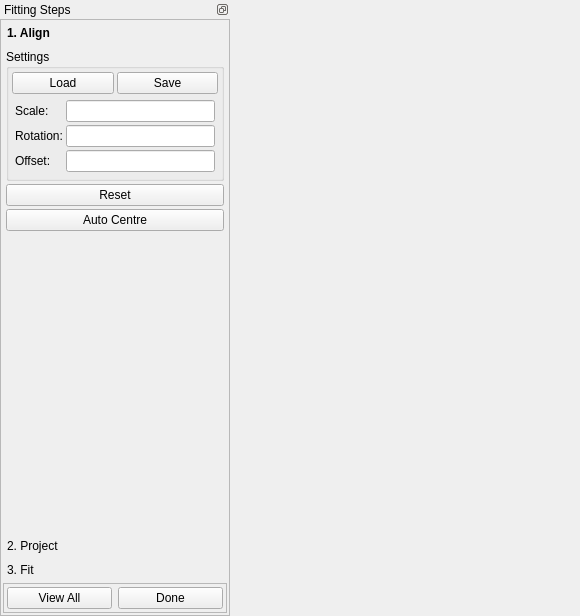
<?xml version="1.0" encoding="UTF-8"?>
<ui version="4.0">
 <class>SmoothfitWidget</class>
 <widget class="QWidget" name="SmoothfitWidget">
  <property name="geometry">
   <rect>
    <x>0</x>
    <y>0</y>
    <width>580</width>
    <height>616</height>
   </rect>
  </property>
  <property name="sizePolicy">
   <sizepolicy hsizetype="Preferred" vsizetype="Preferred">
    <horstretch>0</horstretch>
    <verstretch>0</verstretch>
   </sizepolicy>
  </property>
  <property name="windowTitle">
   <string>Form</string>
  </property>
  <layout class="QHBoxLayout" name="horizontalLayout">
   <property name="spacing">
    <number>0</number>
   </property>
   <property name="margin">
    <number>0</number>
   </property>
   <item>
    <widget class="QDockWidget" name="dockWidget">
     <property name="sizePolicy">
      <sizepolicy hsizetype="Preferred" vsizetype="Expanding">
       <horstretch>0</horstretch>
       <verstretch>0</verstretch>
      </sizepolicy>
     </property>
     <property name="minimumSize">
      <size>
       <width>230</width>
       <height>135</height>
      </size>
     </property>
     <property name="features">
      <set>QDockWidget::DockWidgetFloatable|QDockWidget::DockWidgetMovable</set>
     </property>
     <property name="allowedAreas">
      <set>Qt::AllDockWidgetAreas</set>
     </property>
     <property name="windowTitle">
      <string>Fitting Steps</string>
     </property>
     <widget class="QWidget" name="dockWidgetContents">
      <property name="sizePolicy">
       <sizepolicy hsizetype="Preferred" vsizetype="Expanding">
        <horstretch>0</horstretch>
        <verstretch>0</verstretch>
       </sizepolicy>
      </property>
      <layout class="QVBoxLayout" name="verticalLayout_2">
       <property name="margin">
        <number>0</number>
       </property>
       <item>
        <widget class="QScrollArea" name="scrollArea">
         <property name="sizePolicy">
          <sizepolicy hsizetype="Preferred" vsizetype="Expanding">
           <horstretch>0</horstretch>
           <verstretch>0</verstretch>
          </sizepolicy>
         </property>
         <property name="widgetResizable">
          <bool>true</bool>
         </property>
         <widget class="QWidget" name="scrollAreaWidgetContents">
          <property name="geometry">
           <rect>
            <x>0</x>
            <y>0</y>
            <width>228</width>
            <height>588</height>
           </rect>
          </property>
          <layout class="QVBoxLayout" name="verticalLayout_3">
           <property name="spacing">
            <number>2</number>
           </property>
           <property name="margin">
            <number>2</number>
           </property>
           <item>
            <widget class="QToolBox" name="toolBox">
             <property name="sizePolicy">
              <sizepolicy hsizetype="Preferred" vsizetype="Expanding">
               <horstretch>0</horstretch>
               <verstretch>0</verstretch>
              </sizepolicy>
             </property>
             <property name="styleSheet">
              <string notr="true">QToolBox::tab {
         background: qlineargradient(x1: 0, y1: 0, x2: 0, y2: 1,
                                     stop: 0 #E1E1E1, stop: 0.4 #DDDDDD,
                                     stop: 0.5 #D8D8D8, stop: 1.0 #D3D3D3);
         border-radius: 5px;
         color: black;
     }

     QToolBox::tab:selected { /* italicize selected tabs */
         font: bold;
         color: black;
     }
QToolBox {
    padding : 0
}</string>
             </property>
             <property name="currentIndex">
              <number>0</number>
             </property>
             <property name="tabSpacing">
              <number>2</number>
             </property>
             <widget class="QWidget" name="alignPage">
              <property name="geometry">
               <rect>
                <x>0</x>
                <y>0</y>
                <width>224</width>
                <height>468</height>
               </rect>
              </property>
              <property name="sizePolicy">
               <sizepolicy hsizetype="Preferred" vsizetype="Expanding">
                <horstretch>0</horstretch>
                <verstretch>0</verstretch>
               </sizepolicy>
              </property>
              <attribute name="label">
               <string>1. Align</string>
              </attribute>
              <layout class="QVBoxLayout" name="verticalLayout_5">
               <property name="spacing">
                <number>3</number>
               </property>
               <property name="margin">
                <number>3</number>
               </property>
               <item>
                <widget class="QGroupBox" name="alignSettingsGroupBox">
                 <property name="title">
                  <string>Settings</string>
                 </property>
                 <layout class="QVBoxLayout" name="verticalLayout_7">
                  <property name="spacing">
                   <number>3</number>
                  </property>
                  <property name="margin">
                   <number>3</number>
                  </property>
                  <item>
                   <widget class="QWidget" name="alignLoadSaveWidgets" native="true">
                    <property name="sizePolicy">
                     <sizepolicy hsizetype="Preferred" vsizetype="Fixed">
                      <horstretch>0</horstretch>
                      <verstretch>0</verstretch>
                     </sizepolicy>
                    </property>
                    <layout class="QGridLayout" name="gridLayout" rowstretch="2">
                     <property name="margin">
                      <number>0</number>
                     </property>
                     <property name="spacing">
                      <number>3</number>
                     </property>
                     <item row="0" column="1">
                      <widget class="QPushButton" name="alignSaveButton">
                       <property name="enabled">
                        <bool>true</bool>
                       </property>
                       <property name="text">
                        <string>Save</string>
                       </property>
                      </widget>
                     </item>
                     <item row="0" column="0">
                      <widget class="QPushButton" name="alignLoadButton">
                       <property name="enabled">
                        <bool>true</bool>
                       </property>
                       <property name="text">
                        <string>Load</string>
                       </property>
                      </widget>
                     </item>
                    </layout>
                   </widget>
                  </item>
                  <item>
                   <widget class="QWidget" name="alignScaleWidgets" native="true">
                    <property name="sizePolicy">
                     <sizepolicy hsizetype="Preferred" vsizetype="Fixed">
                      <horstretch>0</horstretch>
                      <verstretch>0</verstretch>
                     </sizepolicy>
                    </property>
                    <layout class="QFormLayout" name="formLayout">
                     <property name="horizontalSpacing">
                      <number>3</number>
                     </property>
                     <property name="verticalSpacing">
                      <number>3</number>
                     </property>
                     <property name="margin">
                      <number>3</number>
                     </property>
                     <item row="2" column="0">
                      <widget class="QLabel" name="alignScaleLabel">
                       <property name="text">
                        <string>Scale:</string>
                       </property>
                      </widget>
                     </item>
                     <item row="2" column="1">
                      <widget class="QLineEdit" name="alignScaleLineEdit"/>
                     </item>
                     <item row="3" column="0">
                      <widget class="QLabel" name="alignRotationLabel">
                       <property name="text">
                        <string>Rotation:</string>
                       </property>
                      </widget>
                     </item>
                     <item row="3" column="1">
                      <widget class="QLineEdit" name="alignRotationLineEdit"/>
                     </item>
                     <item row="4" column="0">
                      <widget class="QLabel" name="alignOffsetLabel">
                       <property name="text">
                        <string>Offset:</string>
                       </property>
                      </widget>
                     </item>
                     <item row="4" column="1">
                      <widget class="QLineEdit" name="alignOffsetLineEdit"/>
                     </item>
                    </layout>
                   </widget>
                  </item>
                 </layout>
                </widget>
               </item>
               <item>
                <widget class="QPushButton" name="alignResetButton">
                 <property name="text">
                  <string>Reset</string>
                 </property>
                </widget>
               </item>
               <item>
                <widget class="QPushButton" name="alignAutoCentreButton">
                 <property name="text">
                  <string>Auto Centre</string>
                 </property>
                </widget>
               </item>
               <item>
                <spacer name="verticalSpacer_2">
                 <property name="orientation">
                  <enum>Qt::Vertical</enum>
                 </property>
                 <property name="sizeHint" stdset="0">
                  <size>
                   <width>20</width>
                   <height>40</height>
                  </size>
                 </property>
                </spacer>
               </item>
              </layout>
             </widget>
             <widget class="QWidget" name="projectPage">
              <property name="geometry">
               <rect>
                <x>0</x>
                <y>0</y>
                <width>224</width>
                <height>468</height>
               </rect>
              </property>
              <property name="sizePolicy">
               <sizepolicy hsizetype="Preferred" vsizetype="Expanding">
                <horstretch>0</horstretch>
                <verstretch>0</verstretch>
               </sizepolicy>
              </property>
              <attribute name="label">
               <string>2. Project</string>
              </attribute>
              <layout class="QVBoxLayout" name="verticalLayout">
               <item>
                <widget class="QPushButton" name="projectClearButton">
                 <property name="text">
                  <string>Clear Projections</string>
                 </property>
                </widget>
               </item>
               <item>
                <widget class="QPushButton" name="projectPointsButton">
                 <property name="text">
                  <string>Project Points</string>
                 </property>
                </widget>
               </item>
               <item>
                <spacer name="verticalSpacer">
                 <property name="orientation">
                  <enum>Qt::Vertical</enum>
                 </property>
                 <property name="sizeHint" stdset="0">
                  <size>
                   <width>20</width>
                   <height>40</height>
                  </size>
                 </property>
                </spacer>
               </item>
              </layout>
             </widget>
             <widget class="QWidget" name="fitPage">
              <property name="geometry">
               <rect>
                <x>0</x>
                <y>0</y>
                <width>224</width>
                <height>468</height>
               </rect>
              </property>
              <property name="sizePolicy">
               <sizepolicy hsizetype="Preferred" vsizetype="Expanding">
                <horstretch>0</horstretch>
                <verstretch>0</verstretch>
               </sizepolicy>
              </property>
              <attribute name="label">
               <string>3. Fit</string>
              </attribute>
              <layout class="QVBoxLayout" name="verticalLayout_4">
               <property name="spacing">
                <number>3</number>
               </property>
               <property name="margin">
                <number>3</number>
               </property>
               <item>
                <widget class="QGroupBox" name="fitSettingsGroupBox">
                 <property name="sizePolicy">
                  <sizepolicy hsizetype="Preferred" vsizetype="Preferred">
                   <horstretch>0</horstretch>
                   <verstretch>0</verstretch>
                  </sizepolicy>
                 </property>
                 <property name="title">
                  <string>Settings</string>
                 </property>
                 <layout class="QVBoxLayout" name="verticalLayout_6">
                  <property name="spacing">
                   <number>3</number>
                  </property>
                  <property name="margin">
                   <number>3</number>
                  </property>
                  <item>
                   <widget class="QWidget" name="fitSettingsLoadSaveWidgets" native="true">
                    <property name="sizePolicy">
                     <sizepolicy hsizetype="Preferred" vsizetype="Fixed">
                      <horstretch>0</horstretch>
                      <verstretch>0</verstretch>
                     </sizepolicy>
                    </property>
                    <layout class="QGridLayout" name="gridLayout_2" rowstretch="2">
                     <property name="margin">
                      <number>0</number>
                     </property>
                     <property name="spacing">
                      <number>3</number>
                     </property>
                     <item row="0" column="0">
                      <widget class="QPushButton" name="fitLoadButton">
                       <property name="enabled">
                        <bool>true</bool>
                       </property>
                       <property name="text">
                        <string>Load</string>
                       </property>
                      </widget>
                     </item>
                     <item row="0" column="1">
                      <widget class="QPushButton" name="fitSaveButton">
                       <property name="enabled">
                        <bool>true</bool>
                       </property>
                       <property name="text">
                        <string>Save</string>
                       </property>
                      </widget>
                     </item>
                    </layout>
                   </widget>
                  </item>
                  <item>
                   <widget class="QWidget" name="fitSettingsWidget" native="true">
                    <layout class="QFormLayout" name="formLayout_2">
                     <property name="fieldGrowthPolicy">
                      <enum>QFormLayout::AllNonFixedFieldsGrow</enum>
                     </property>
                     <property name="verticalSpacing">
                      <number>3</number>
                     </property>
                     <property name="leftMargin">
                      <number>0</number>
                     </property>
                     <property name="topMargin">
                      <number>3</number>
                     </property>
                     <property name="rightMargin">
                      <number>0</number>
                     </property>
                     <property name="bottomMargin">
                      <number>3</number>
                     </property>
                     <item row="0" column="0">
                      <widget class="QLabel" name="fitStrainPenaltyLabel">
                       <property name="text">
                        <string>Strain Penalty:</string>
                       </property>
                      </widget>
                     </item>
                     <item row="0" column="1">
                      <widget class="QLineEdit" name="fitStrainPenaltyLineEdit"/>
                     </item>
                     <item row="1" column="0">
                      <widget class="QLabel" name="fitEdgeDiscontinuityPenaltyLabel">
                       <property name="text">
                        <string>Edge Discontinuity Pen.:</string>
                       </property>
                      </widget>
                     </item>
                     <item row="1" column="1">
                      <widget class="QLineEdit" name="fitEdgeDiscontinuityPenaltyLineEdit"/>
                     </item>
                    </layout>
                   </widget>
                  </item>
                 </layout>
                </widget>
               </item>
               <item>
                <widget class="QPushButton" name="fitPerformButton">
                 <property name="text">
                  <string>Perform Fit</string>
                 </property>
                </widget>
               </item>
               <item>
                <spacer name="verticalSpacer_3">
                 <property name="orientation">
                  <enum>Qt::Vertical</enum>
                 </property>
                 <property name="sizeHint" stdset="0">
                  <size>
                   <width>20</width>
                   <height>40</height>
                  </size>
                 </property>
                </spacer>
               </item>
              </layout>
             </widget>
            </widget>
           </item>
           <item>
            <widget class="QFrame" name="frame">
             <property name="frameShape">
              <enum>QFrame::StyledPanel</enum>
             </property>
             <property name="frameShadow">
              <enum>QFrame::Raised</enum>
             </property>
             <layout class="QHBoxLayout" name="horizontalLayout_2">
              <property name="margin">
               <number>3</number>
              </property>
              <item>
               <widget class="QPushButton" name="viewAllButton">
                <property name="text">
                 <string>View All</string>
                </property>
               </widget>
              </item>
              <item>
               <widget class="QPushButton" name="doneButton">
                <property name="sizePolicy">
                 <sizepolicy hsizetype="Minimum" vsizetype="Fixed">
                  <horstretch>0</horstretch>
                  <verstretch>0</verstretch>
                 </sizepolicy>
                </property>
                <property name="text">
                 <string>Done</string>
                </property>
               </widget>
              </item>
             </layout>
            </widget>
           </item>
          </layout>
         </widget>
        </widget>
       </item>
      </layout>
     </widget>
    </widget>
   </item>
   <item>
    <widget class="AlignmentSceneviewerWidget" name="sceneviewerWidget" native="true">
     <property name="sizePolicy">
      <sizepolicy hsizetype="Expanding" vsizetype="Preferred">
       <horstretch>1</horstretch>
       <verstretch>0</verstretch>
      </sizepolicy>
     </property>
    </widget>
   </item>
  </layout>
 </widget>
 <customwidgets>
  <customwidget>
   <class>AlignmentSceneviewerWidget</class>
   <extends>QWidget</extends>
   <header>alignmentsceneviewerwidget.h</header>
   <container>1</container>
  </customwidget>
 </customwidgets>
 <resources/>
 <connections/>
</ui>
